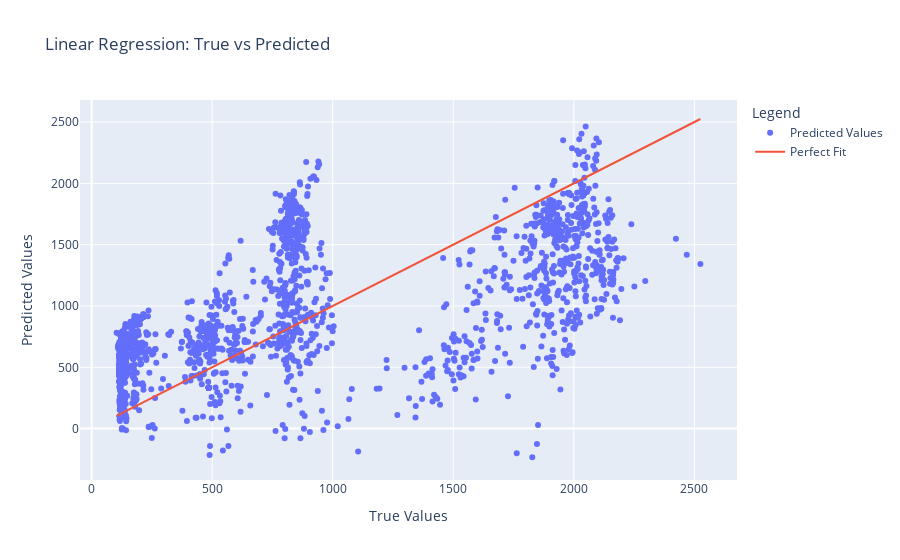

The code cell stored with this chart in its notebook:
### Markdown cell above
### 5.2 normal tracking in training script

### Code cell
import wandb
from sklearn.model_selection import train_test_split
from sklearn.linear_model import LinearRegression
from sklearn.metrics import mean_squared_error
import plotly.graph_objects as go

# login to wandb
wandb.login(key=WANDB_API_KEY)

# setup project
dt_string = pendulum.now(tz='Asia/Bangkok').to_atom_string()
run = wandb.init(project="alto-academy-demo", 
                 name=dt_string)

# Define features and target
X = resampled_5m_data[['wetbulb_temperature','humidity']]
y = resampled_5m_data['power']

# Split data into training and test sets
X_train, X_test, y_train, y_test = train_test_split(X, y, test_size=0.2, random_state=42)

# Initialize Linear Regression model
lr_model = LinearRegression()

# Train the model
lr_model.fit(X_train, y_train)

# Predict on test set
y_pred = lr_model.predict(X_test)

# Calculate the mean squared error
mse = mean_squared_error(y_test, y_pred)
print(f"Mean Squared Error for Linear Regression: {mse:.2f}")

# Log metrics to W&B
wandb.log({'Mean Squared Error': mse})

# Optionally log model coefficients
wandb.log({'Coefficient': lr_model.coef_, 'Intercept': lr_model.intercept_})

fig = go.Figure()
fig.add_trace(go.Scatter(x=y_test, y=y_pred, mode='markers', name='Predicted Values'))
fig.add_trace(go.Scatter(x=[y_test.min(), y_test.max()], y=[y_test.min(), y_test.max()], mode='lines', name='Perfect Fit'))
fig.update_layout(title='Linear Regression: True vs Predicted', xaxis_title='True Values', yaxis_title='Predicted Values', legend_title='Legend')
fig.show()

wandb.finish()

### Figure 1 — Plotly figure (JSON) as saved in the notebook; plotly's stock layout.template omitted (floating-point values rounded to 4 significant figures; data arrays with more than 128 entries replaced by an {"elided": "..."} marker saying what was removed)
{"data": [{"mode": "markers", "name": "Predicted Values", "type": "scatter", "x": {"elided": "3243 float values"}, "y": {"elided": "3243 float values"}}, {"mode": "lines", "name": "Perfect Fit", "type": "scatter", "x": [103.5, 2525.0], "y": [103.5, 2525.0]}], "layout": {"legend": {"title": {"text": "Legend"}}, "title": {"text": "Linear Regression: True vs Predicted"}, "xaxis": {"title": {"text": "True Values"}}, "yaxis": {"title": {"text": "Predicted Values"}}}}
